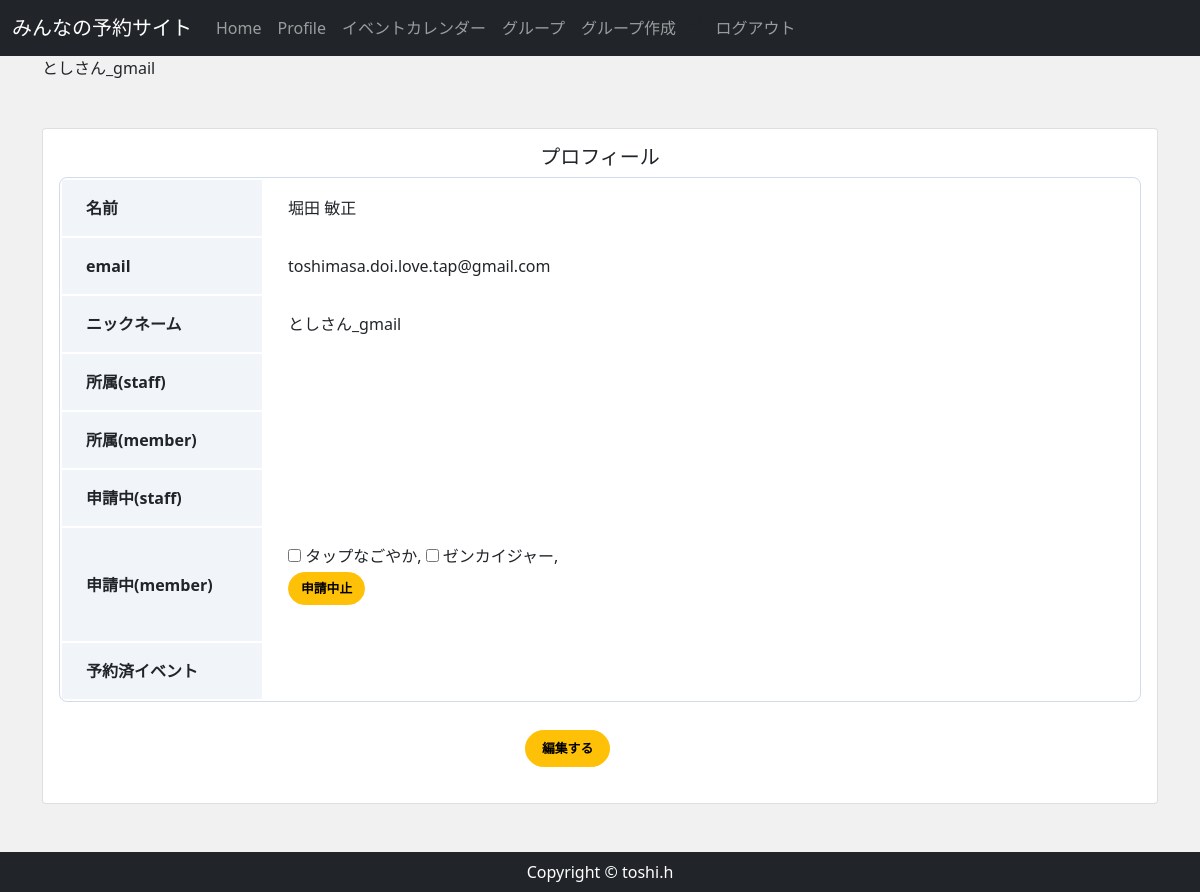
Page /accounts/profile/13/ (signed in) on the committed database.
### accounts/models.py (models this page shows, shortened)
class CustomUser(AbstractBaseUser, PermissionsMixin):
    email = models.EmailField(
        verbose_name='email',
        max_length=255,
        unique=True,
        )
    first_name = models.CharField('名', max_length=150)
    last_name = models.CharField('姓', max_length=150)
    nickname = models.CharField('ニックネーム', max_length=150,  null=True, blank=True)
    active = models.BooleanField(default=True)
    staff = models.BooleanField(default=False) #staffかどうか
    admin = models.BooleanField(default=False)
    objects = UserManager()
    EMAIL_FIELD = 'email'
    USERNAME_FIELD = 'email'
    REQUIRED_FIELDS = []
    def __str__(self):
        return self.email
    @property
    def is_active(self):
        return self.active
    class Meta(AbstractBaseUser.Meta):
        db_table = 'custom_user'

### reservation/models.py (models this page shows)
class ApplyingMember(models.Model):
    member = models.ForeignKey(CustomUser, on_delete=models.CASCADE, )
    group = models.ForeignKey(Group, on_delete=models.CASCADE,)
    applying = models.BooleanField(default=False)
    class Meta:
        constraints = [
            models.UniqueConstraint(
                fields=["member", "group"],
                name = "appliyng_member_unique"
            ),
        ]

class Group(models.Model):
    group_name = models.CharField(max_length=150)
    group_detail = models.TextField()
    group_owner = models.ForeignKey(
        CustomUser,
        unique=False,
        db_index=True,
        related_name='owner',
        on_delete=models.CASCADE
    )
    def __str__(self):
        return self.group_name

### accounts/views.py (the view, shortened to what this page needs)
# urls.py: path('profile/<int:pk>/', views.ProfileView.as_view(), name='profile'),
class ProfileView(OnlyYouMixin, DetailView):
    model = CustomUser
    template_name = 'account/userprofile.html'
    def get(self, request, *args, **kwargs):
        user_data = CustomUser.objects.get(email=self.request.user)
        group_data_m = ApprovedMember.objects.filter(member=user_data, approved=True)
        group_data_s = ApprovedStaff.objects.filter(staff=user_data, approved=True)
        event_join=Join.objects.filter(join_name=self.request.user, join=True).order_by('join_event__event_date', 'join_event__start_time')
        return render(request, self.template_name,{
            'group_data_m':group_data_m,
            'group_data_s':group_data_s,
            'user_data':user_data,
            'event_join':event_join,
        })

### accounts/views.py (called while the page is built)
    def test_func(self):
        user = self.request.user
        return user.pk == self.kwargs['pk']

### accounts/templates/account/userprofile.html (shortened to what this page needs)
{% extends 'reservation/base.html' %}
{% block content %}
    <div class="card  my-5 mx-auto">
        <div class="card-body">
        <div class="carl-body">
            <h5 class="card-title text-center">プロフィール</h5>
            <table class="profile_table mb-4 ">
                <tbody>
                    <tr>
                        <th class="header">名前</th>
                        <td class="data">{{ user.last_name }} {{ user.first_name }} </td>
                    </tr>
                    <tr>
                        <th class="header">email</th>
                        <td class="data">{{ user.email }}</td>
                    </tr>
                    <tr>
                        <th class="header">ニックネーム</th>
                        <td class="data">{{ user.nickname }}</td>
                    </tr>
                    <tr>
                        <th class="header">所属(staff)</th>
                        <td class="data">
                        </td>
                    </tr>
                    <tr>
                        <th class="header">所属(member)</th>
                        <td class="data">
                        </td>
                    </tr>
                    <tr>
                        <th class="header">申請中(staff)</th>
                        <td class="data">
                        </td>
                    </tr>
                    <tr>
                        <th class="header">申請中(member)</th>
                        <td class="data">
                        <form action="" method="POST">
                        {% for applying_m in user.applyingmember_set.all %}
                        <label><input type="checkbox" name="applying_m_group" value="{{ applying_m.pk }}">
                        {{ applying_m.group }}</label>,
                        {% endfor %}
                        {% if user.applyingmember_set.all %}
                        <p><input type="submit" value="申請中止" class="btn btn-warning my-1"></p>
                        {% endif %}
                        </form>
                        </td>
                    </tr>
                    <tr>
                        <th class="header">予約済イベント</th>
                        <td class="data">
                        </td>
                    </tr>
                </tbody>
            </table>
            <div class="button my-3 mx-auto">
                <a href="{% url 'userprofile_form' user.pk %}" class="btn btn-lg btn-warning btn-block my-1">編集する</a>
            </div>
        </div>
    </div>
    </div>
{% endblock %}

### reservation/templates/reservation/base.html (shortened to what this page needs)
{% load static %}
<!DOCTYPE html>
<html lang="ja">
<head>
    <link href="https://cdn.jsdelivr.net/npm/bootstrap@5.0.2/dist/css/bootstrap.min.css" rel="stylesheet">
    <link rel="stylesheet" href="{% static 'css/rsv_style.css' %}">
<nav class="navbar navbar-expand-lg bg-body-tertiary navbar-dark bg-dark" >
    <div class="container-fluid">
    <a class="navbar-brand" href="{% url 'home' %}">
    みんなの予約サイト
    </a>
    <div class="collapse navbar-collapse" id="navbarSupportedContent">
        <ul class="navbar-nav ml-auto">
        <li class="nav-item">
            <a class="nav-link" href="{% url 'home' %}">Home </a>
        </li>
        {% if user.is_authenticated %}
            <li class="nav-item">
                <a class="nav-link" href="{% url 'userprofile' user.pk %}">Profile</a>
            </li>
            <li class="nav-item">
                <a class="nav-link" href="{% url 'gp_event_cal' %}">イベントカレンダー </a>
            </li>
            <li class="nav-item">
                <a class="nav-link" href="{% url 'group' %}">グループ </a>
            </li>
            <li class="nav-item">
                <a class="nav-link" href="{% url 'group_new' %}">グループ作成 </a>
            </li>
            <li>
            <p>\t\t</p>
            </li>
            <li class="nav-item">
                <a class="nav-link" href="{% url 'account_logout' %}">ログアウト </a>
            </li>
        {% endif %}
        </ul>
    </div>
    </nav>
    <main>
        <div class="container">
            <p >{{user.nickname}}</p>
            {% block content %}
            {% endblock %}
        </div>
    </main>
    <footer class="py-2 bg-dark">
        <p class="m-0 text-center text-white">Copyright &copy; toshi.h</p>
    </footer>
</body>
</html>

### reservation/static/css/rsv_style.css (style rules this page uses)
* { margin: 0; padding: 0; box-sizing: border-box; }
main { flex: 1; }
.button { width: 150px; }
.btn { font-size: 80%; border-radius: 5rem; font-weight: bold; }
.profile_table { width: 100%; border: 1px solid #d1dbeb; border-radius: 8px; border-collapse: separate; overflow: hidden; }
.profile_table .header { width: 200px; padding: 16px 24px; text-align: left; background: #f1f5fa; }
.profile_table .data { padding: 16px 24px; }

### rows in the picture
CustomUser: nickname "としさん_gmail", last_name "堀田", first_name "敏正", email "toshimasa.doi.love.tap@gmail.com"
ApplyingMember: group "タップなごやか"
ApplyingMember: group "ゼンカイジャー"
